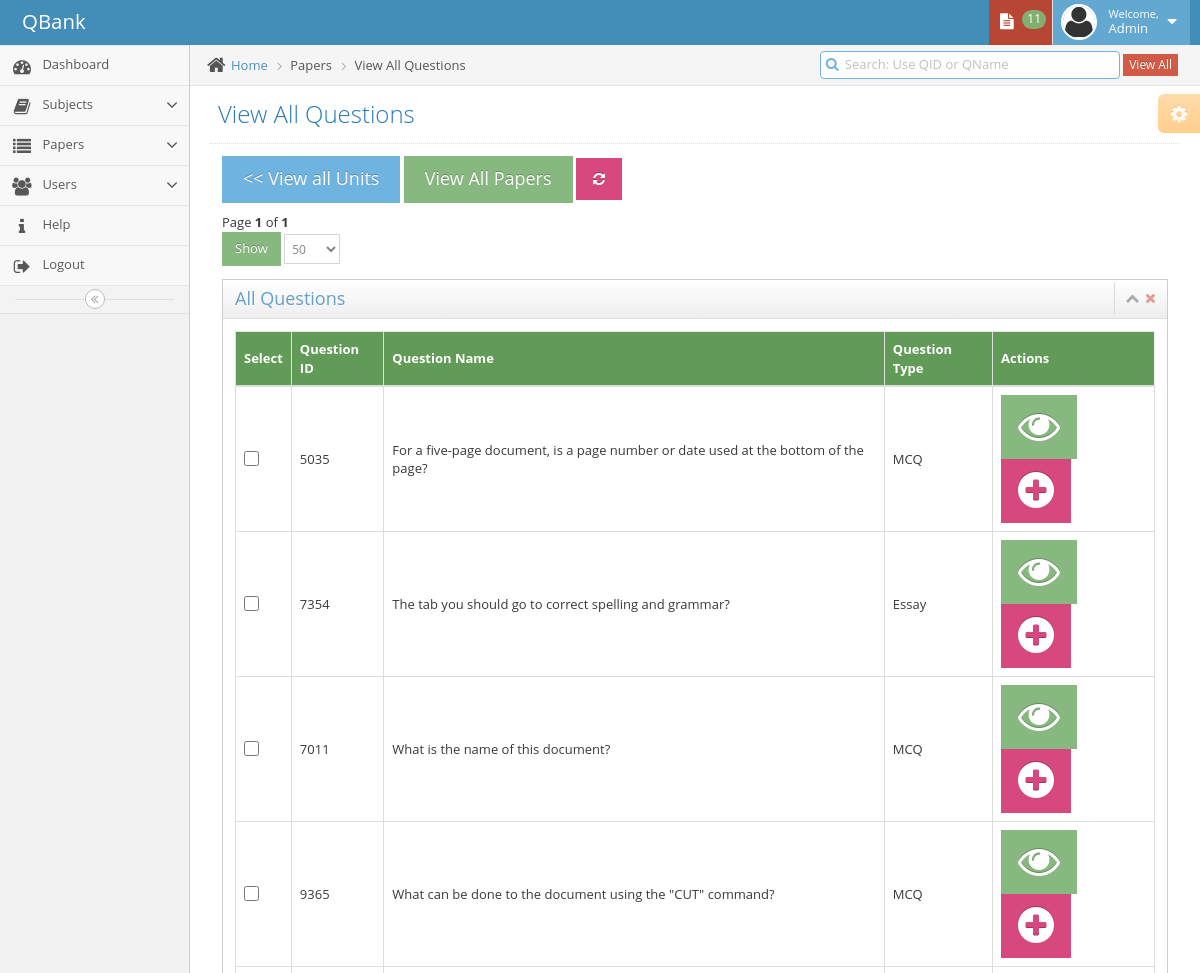
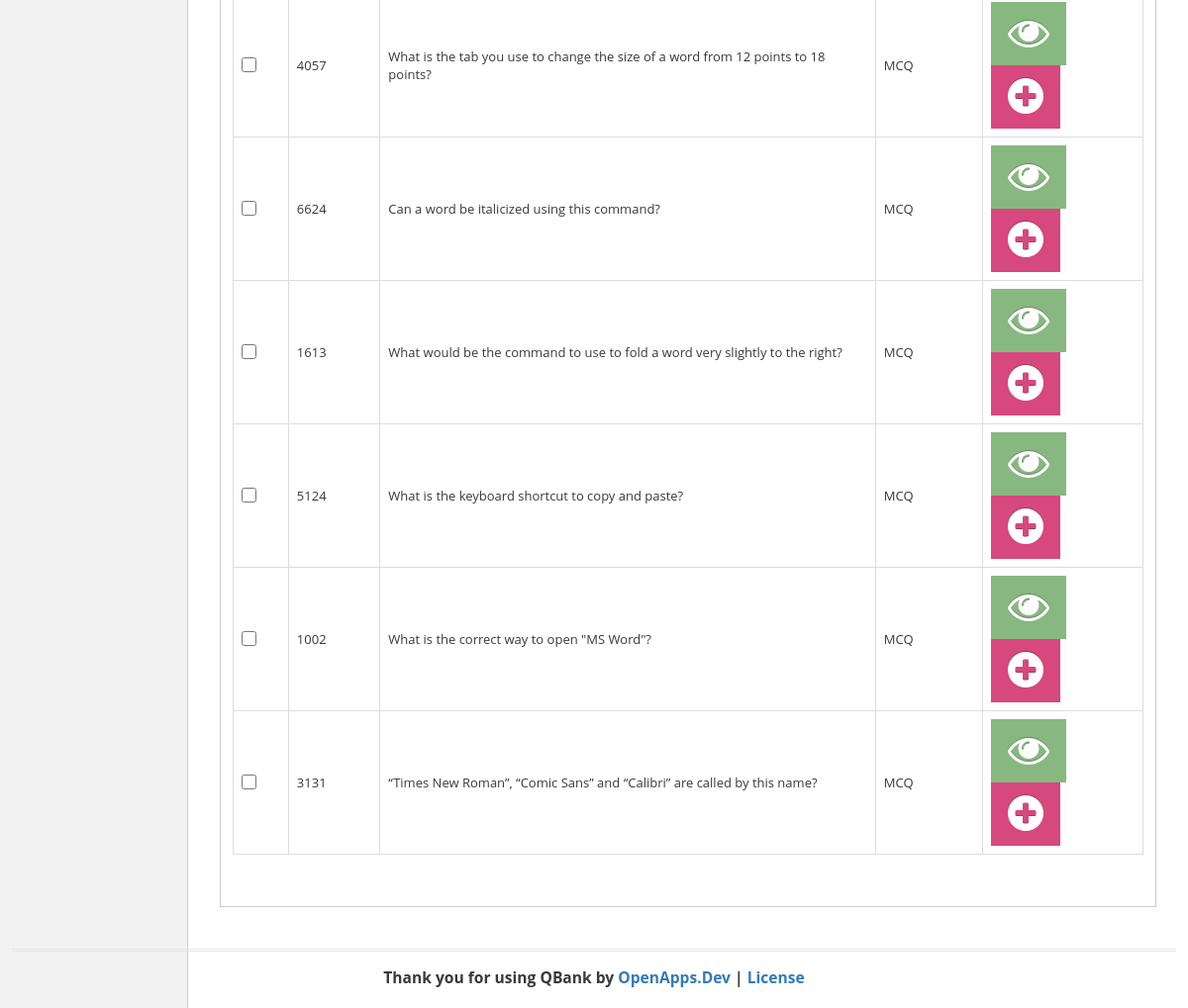
Screenshot of /index.php?page=AddQuestion-ViewSubjects-viewUnits-viewQuestion&SubjectID=5515&UnitID=20&PaperID=240511 (signed in) with the database file from the repository (2 pictures, top to bottom).
### tables this page shows
CREATE TABLE `cp_users` (
  `id` int(11) NOT NULL,
  `username` varchar(45) NOT NULL,
  `password` varchar(45) NOT NULL,
  `firstname` varchar(45) NOT NULL,
  `lastname` varchar(45) NOT NULL
);

CREATE TABLE `cp_question` (
  `que_id` int(11) NOT NULL,
  `que_subj_id` int(11) DEFAULT NULL,
  `que_unit_id` int(11) NOT NULL,
  `que_que_id` int(11) DEFAULT NULL,
  `que_short_description` varchar(255) DEFAULT NULL,
  `que_long_description` text,
  `que_que_type` varchar(45) DEFAULT NULL
);

### php-includes/addquestion-viewsubjects-viewunits-viewquestion.inc.php (the view, shortened to what this page needs)
<?php
if(isset($_SESSION['user_id']) && isset($_SESSION['user_name'])){
?>
<?php
global $db;
    $stmt1 = $db->prepare("SELECT showrecords FROM `cp_settings` WHERE `setting_id`=1 ");
    $stmt1->bind_result($ShowRecords1);
    $stmt1->execute();
$Subject_ID = $_GET['SubjectID'];
$Unit_ID = $_GET['UnitID'];
$sql = "SELECT COUNT(que_id) FROM cp_question WHERE `que_subj_id`=$Subject_ID && `que_unit_id`=$Unit_ID";
$query = mysqli_query($db, $sql);
$row = mysqli_fetch_row($query);
$rows = $row[0];
$page_rows = $ShowRecords1;
$last = ceil($rows/$page_rows);
$pagenum = 1;
$limit = 'LIMIT ' .($pagenum - 1) * $page_rows .',' .$page_rows;
$sql = "SELECT * FROM cp_question WHERE `que_subj_id`=$Subject_ID && `que_unit_id`=$Unit_ID ORDER BY que_id ASC $limit";
$query = mysqli_query($db, $sql);
$textline2 = "Page <b>$pagenum</b> of <b>$last</b>";
?>
	<div class="main-content">
				<div class="main-content-inner">
					<div class="breadcrumbs ace-save-state" id="breadcrumbs">
						<ul class="breadcrumb">
							<li>
								<i class="ace-icon fa fa-home home-icon"></i>
								<a href="#">Home</a>
							</li>
                                                        <li >Papers </li>
							<li class="active">View All Questions </li>
						</ul>
						<div class="nav-search" id="nav-search">
                                                    <form class="form-search" action="" method="get">
								<span class="input-icon">
                                                                    <input style="padding-top: 0px; width: 300px;" type="text" placeholder="Search: Use QID or QName" class="nav-search-input" name="SearchKey" value="<?php echo $_GET['SearchKey']; ?>" id="nav-search-input" autocomplete="off" />
                                                                        <a style="margin-bottom: 2px;" type="button" href="index.php?page=AddQuestion-ViewSubjects-viewUnits-viewQuestion&SubjectID=<?php echo $_GET['SubjectID']; ?>&UnitID=<?php echo $_GET['UnitID']; ?>&PaperID=<?php echo $_GET['PaperID']; ?>"  class="btn btn-minier btn-danger"  >View All</a>
                                                                        <i class="ace-icon fa fa-search nav-search-icon"></i>
								</span>
							</form>
						</div>
					</div>
					<div class="page-content">
                                            <div class="ace-settings-container" id="ace-settings-container">
							<div class="btn btn-app btn-xs btn-warning ace-settings-btn" id="ace-settings-btn">
								<i class="ace-icon fa fa-cog bigger-130"></i>
							</div>
						</div>
						<div class="page-header">
							<h1>
								View All Questions
							</h1>
						</div>
						<div class="row">
							<div class="col-xs-12">
<div class="col-xs-12 col-sm-12">
<a style="margin-bottom: 10px;" type="button" href="index.php?page=AddQuestion-ViewSubjects-viewUnits&SubjectID=<?php echo $_GET['SubjectID']; ?>&PaperID=<?php echo $_GET['PaperID']; ?>"  class="btn btn-info btn-lg" data-toggle="modal" > << View all Units</a>
<a style="margin-bottom: 10px;" type="button" href="index.php?page=ViewAllPapers"  class="btn btn-success btn-lg">View All Papers</a>
<button style="margin-bottom: 10px;" title="Refresh Paper" class="btn btn-pink" onclick="RefreshPaper()" type="button"  id=""><i class="ace-icon fa fa-refresh icon-only "></i></button>
             <div><?php echo $textline2; ?></div>
            <form class="form-inline" method="POST" action="">
                   <div class="form-group">
                     <input style="margin-bottom: 10px;" class="btn btn-sm btn-success" type="submit" value="Show" onclick="" name="submit" />
                      <div class="input-group">
                          <select style="margin-bottom: 10px;" name="shorec" class="form-control input-sm">
                          <?php
                           $stmt = $db->prepare("SELECT showrecords FROM `cp_settings` WHERE `setting_id`=1 ");
                           $stmt->bind_result($ShowRecords1);
                           $stmt->execute();
                           while ($stmt->fetch()){
                          ?>
                                <option><?php echo $ShowRecords1; ?></option>
                            <?php
                             }
                            ?>
                      </select>
                      </div>
                   </div>
               </form>
    <div class="widget-box">
        <div class="widget-header">
                        <h4 class="widget-title">All Questions</h4>
                        <div class="widget-toolbar">
                                <a href="#" data-action="collapse">
                                        <i class="ace-icon fa fa-chevron-up"></i>
                                </a>
                                <a href="#" data-action="close">
                                        <i class="ace-icon fa fa-times"></i>
                                </a>
                        </div>
                </div>
                <div class="widget-body">
                        <div class="widget-main">
                                <div>
 <?php
    if(!isset($_GET["SearchKey"])){
 ?>
<div class="box-body table-responsive no-padding">
     <form name="myform" action="" method="post">
         <table id="vas_table"  class="table table-hover table-bordered table-responsive">
                    <thead>
                        <tr style="background-color: #629B58; color: white; padding-top: 12px; padding-bottom: 12px;">
                        <th>Select</th>
                        <th>Question ID</th>
                        <th>Question Name</th>
                        <th>Question Type</th>
                        <th>Actions</th>
                      </tr>
                    </thead>
                    <tbody>
                        <?php
                          while($row = mysqli_fetch_array($query, MYSQLI_ASSOC))
                          {
                        ?>
                        <tr >
                            <td style=" vertical-align: middle;"><input name="checkbox[]" type="checkbox" style="width:15px; height: 15px; border-radius: 0px;" id="check_list" value="<?php echo $row['que_que_id'];  ?>" <?php echo $checked; ?> /></td>
                         <td style=" vertical-align: middle;"><?php echo $row['que_que_id'];  ?></td>
                         <td style=" vertical-align: middle;"><?php echo $row['que_short_description']; ?></td>
                         <td style=" vertical-align: middle;"><?php echo $row['que_que_type']; ?></td>
                         <td>
                             <button title="View Question" class="btn btn-success view_question_data"  type="button"  id="<?php echo $row['que_id'];  ?>"><i class="ace-icon fa fa-eye fa-3x icon-only "></i></button>
                             <button title="Add Question to the Paper" class="btn btn-pink view_question_to_paper"  type="button"  id="<?php echo $row['que_que_id'];  ?>"><i class="ace-icon fa fa-plus-circle fa-3x icon-only "></i></button>
                      <?php
                           }
                      ?>
                         </td>
                      </tr>
                   </tbody>
                     </table>
     </form>
<?php
    }
?>
                    </div>
            </div>
    </div>
    </div>
                    </div>
            </div>
    </div>
    </div>
    </div>
<?php
} else {
    header('Location: login.php');
}
?>

### php-includes/topnav.inc.php (shortened to what this page needs)
<?php
if(isset($_SESSION['user_id']) && isset($_SESSION['user_name'])){
?>
<div id="navbar" class="navbar navbar-default          ace-save-state">
			<div class="navbar-container ace-save-state" id="navbar-container">
				<div class="navbar-header pull-left">
					<a href="index.html" class="navbar-brand">
						<small>
							QBank
						</small>
					</a>
				</div>
				<div class="navbar-buttons navbar-header pull-right" role="navigation">
					<ul class="nav ace-nav">
<?php
    if(isset($_GET['PaperID'])){
        $paper_ID = $_GET['PaperID'];
        $stmt_Q_count = $db->prepare("SELECT COUNT(que_d_paper_id) FROM cp_question_details WHERE `que_d_paper_id`= $paper_ID");
        $stmt_Q_count->bind_result($TotalQuestions);
        $stmt_Q_count->execute();
 }
?>
						<li class="red dropdown-modal">
							<a data-toggle="dropdown" class="dropdown-toggle" href="#">
								<i class="ace-icon fa fa-file-text  icon-animated-vertical"></i>
								<span class="badge badge-success"><?php echo $TotalQuestions; ?></span>
							</a>
						</li>
<?php
        $stmt = $db->prepare("SELECT id, firstname, lastname FROM `cp_users` WHERE id= {$_SESSION['user_id']}");
        $stmt->bind_result($id, $FirstName, $LastName);
        $stmt->execute();
?>
						<li class="light-blue dropdown-modal">
							<a data-toggle="dropdown" href="#" class="dropdown-toggle">
								<img class="nav-user-photo" src="assets/images/avatars/avatar2.png" alt="Jason's Photo" />
								<span class="user-info">
									<small>Welcome,</small>
                                                                            <?php
                                                                        while ($stmt->fetch()){
									echo $FirstName;
                                                                        }
                                                                        ?>
								</span>
								<i class="ace-icon fa fa-caret-down"></i>
							</a>
						</li>
					</ul>
				</div>
			</div>
		</div>
<?php
} else {
    header('Location: login.php');
}
?>

### rows the page displays
cp_users: firstname "Admin"
cp_question: que_que "5035", que_short_description "For a five-page document, is a page number or date used at the bottom of the page?", que_que_type "MCQ"
cp_question: que_que "7354", que_short_description "The tab you should go to correct spelling and grammar?", que_que_type "Essay"
cp_question: que_que "7011", que_short_description "What is the name of this document?", que_que_type "MCQ"
cp_question: que_que "9365", que_short_description "What can be done to the document using the \"CUT\" command?", que_que_type "MCQ"
cp_question: que_que "4057", que_short_description "What is the tab you use to change the size of a word from 12 points to 18 points?", que_que_type "MCQ"
cp_question: que_que "6624", que_short_description "Can a word be italicized using this command?", que_que_type "MCQ"
cp_question: que_que "1613", que_short_description "What would be the command to use to fold a word very slightly to the right?", que_que_type "MCQ"
cp_question: que_que "5124", que_short_description "What is the keyboard shortcut to copy and paste?", que_que_type "MCQ"
cp_question: que_que "1002", que_short_description "What is the correct way to open \"MS Word\"?", que_que_type "MCQ"
cp_question: que_que "3131", que_short_description "“Times New Roman”, “Comic Sans” and “Calibri” are called by this name?", que_que_type "MCQ"

### other values shown
$TotalQuestions "11"
$pagenum "1"
$last "1"
form field shorec "50"
